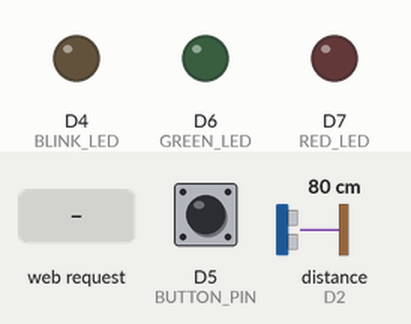
The sketch below on a simulated ESP8266 (NodeMCU). On the bench: output pins drawn as LEDs (lit = HIGH). The inputs (shaded band) are chosen by the test bench; at power-on: distance to the obstacle (sensor on D2) 80 cm, D5 (BUTTON_PIN) HIGH. The echo pulse lasts 58.3 µs per cm; WiFi joins after 1.5 s; servers stay silent unless stated; uploads are accepted with an empty reply; pins used as bus, display or sensor lines are not drawn; what the sketch prints to the serial monitor is not drawn.

Above: at 3.7 s.
3.8 s: distance to the obstacle (sensor on D2) set to 2 cm
At 10.3 s:
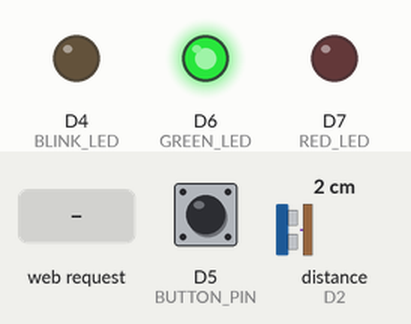
17.8 s: HTTP request GET /blink_led received
At 18.2 s:
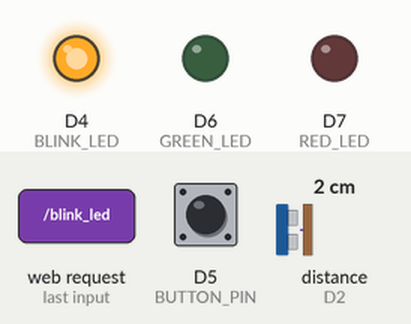
21.3 s: distance to the obstacle (sensor on D2) set to 9 cm
31.5 s: distance to the obstacle (sensor on D2) set to 12 cm
At 40.4 s:
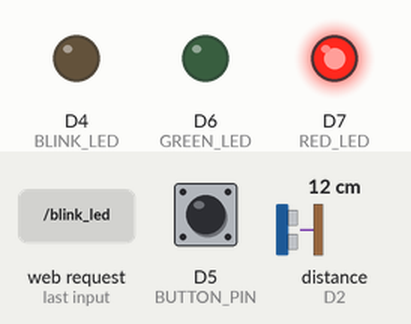
42.0 s: D5 (BUTTON_PIN) pulled LOW for 0.15 s
At 43.3 s:
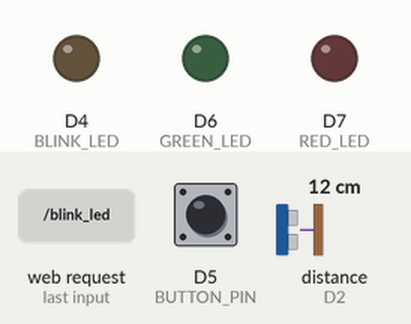
43.6 s: distance to the obstacle (sensor on D2) set to 4 cm
At 50.3 s:
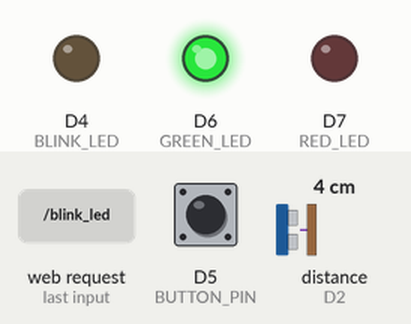
Timing chart, 0 to 52.0 s (numbered marks = the images above; inputs shaded):
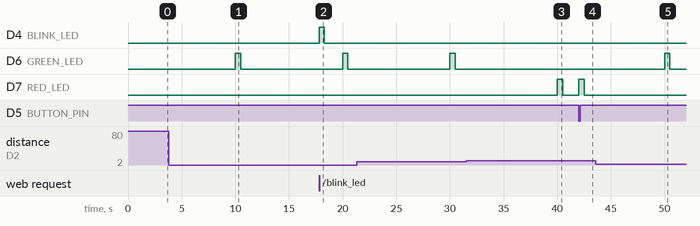

Measured:
- the behaviour switches between 10 and 11 cm on distance to the obstacle (sensor on D2) (found by bisection; images 2 and 3)
- after the input at 3.8 s, D6 (GREEN_LED): LOW → HIGH after 6.2 s, → LOW 0.50 s later; D7 (RED_LED): stays LOW (without the input it goes to HIGH after 6.2 s)
- after the input at 17.8 s, D4 (BLINK_LED): LOW → HIGH at once, → LOW 0.50 s later
- after the input at 31.5 s, D6 (GREEN_LED): stays LOW (without the input it goes to HIGH after 8.5 s); D7 (RED_LED): LOW → HIGH after 8.5 s, → LOW 0.50 s later
- after the input at 42.0 s, D7 (RED_LED): LOW → HIGH at once, → LOW 0.50 s later
- after the input at 43.6 s, D6 (GREEN_LED): LOW → HIGH after 6.4 s, → LOW 0.50 s later; D7 (RED_LED): stays LOW (without the input it goes to HIGH after 6.4 s)

The sketch:

esp8266_pushbutton_hcsr04_ledblinkfromserver.ino
```cpp
#include <ESP8266WiFi.h>
#include <ESP8266HTTPClient.h>
#include <ESP8266WebServer.h>

// WiFi Credentials
//const char* ssid = "KingsMan";
//const char* password = "#Iammhm#hw";
//const char* serverName = "http://192.168.1.6/Cattle_Management_IOT/distance.php";


//UIU
 const char* ssid = "UIU-STUDENT";
 const char* password = "12345678";
 const char* serverName = "http://10.15.18.188/Cattle_Management_IOT/distance.php"; //Change it

ESP8266WebServer server(80); // Start a web server on port 80

// Ultrasonic Sensor Pins
const int TRIG_PIN = D1;
const int ECHO_PIN = D2;
const int BUTTON_PIN = D5;  // Button to manually trigger measurement

// LED Pins
const int GREEN_LED = D6;   // Green LED (distance ≤ 10cm)
const int RED_LED = D7;     // Red LED (distance > 10cm)
const int BLINK_LED = D4;   // LED controlled via PHP button


void handleBlink() {
    digitalWrite(BLINK_LED, HIGH);
    delay(500);
    digitalWrite(BLINK_LED, LOW);
    server.send(200, "text/plain", "LED Blinking!");
}


void setup() {
    Serial.begin(115200);
    delay(1000);

    pinMode(TRIG_PIN, OUTPUT);
    pinMode(ECHO_PIN, INPUT);
    pinMode(BUTTON_PIN, INPUT_PULLUP);
    pinMode(GREEN_LED, OUTPUT);
    pinMode(RED_LED, OUTPUT);
    pinMode(BLINK_LED, OUTPUT);
    digitalWrite(BLINK_LED, LOW);

    Serial.println("Connecting to WiFi...");
    WiFi.begin(ssid, password);

    while (WiFi.status() != WL_CONNECTED) {
        delay(500);
        Serial.print(".");
    }

    Serial.println("\nConnected to WiFi!");
    Serial.print("IP Address: ");
    Serial.println(WiFi.localIP());

    // Handle LED Blink Request from PHP
    server.on("/blink_led", handleBlink);
    server.begin();
}

void loop() {
    server.handleClient();  // Listen for PHP requests

    static unsigned long lastMillis = 0;
    unsigned long currentMillis = millis();
    int buttonState = digitalRead(BUTTON_PIN);

    if (buttonState == LOW) {
        Serial.println("Button Pressed!!");
        takeAndSendReading();

        while (digitalRead(BUTTON_PIN) == LOW) { delay(10); }
        delay(50);
    }

    if (currentMillis - lastMillis >= 10000) {
        lastMillis = currentMillis;
        Serial.println("Taking scheduled reading...");
        takeAndSendReading();
    }
}

void takeAndSendReading() {
    float distance = getDistance();
    if (distance != -1) {
        Serial.print("Distance: ");
        Serial.print(distance);
        Serial.println(" cm");

        controlLEDs(distance);
        sendDataToServer(distance);
    } else {
        Serial.println("Sensor Timeout or Out of Range");
    }
}

float getDistance() {
    digitalWrite(TRIG_PIN, LOW);
    delayMicroseconds(2);
    digitalWrite(TRIG_PIN, HIGH);
    delayMicroseconds(10);
    digitalWrite(TRIG_PIN, LOW);

    long duration = pulseIn(ECHO_PIN, HIGH);
    if (duration == 0) return -1; // No response, sensor out of range

    float distance = duration * 0.034 / 2;
    return distance;
}

void controlLEDs(float distance) {
    if (distance <= 10) {
        digitalWrite(GREEN_LED, HIGH);
        digitalWrite(RED_LED, LOW);
        delay(500);
        digitalWrite(GREEN_LED, LOW);
    } else {
        digitalWrite(RED_LED, HIGH);
        digitalWrite(GREEN_LED, LOW);
        delay(500);
        digitalWrite(RED_LED, LOW);
    }
}

void blinkLED() {
    for (int i = 0; i < 3; i++) {
        digitalWrite(BLINK_LED, HIGH);
        delay(300);
        digitalWrite(BLINK_LED, LOW);
        delay(300);
    }
}

void sendDataToServer(float distance) {
    if (WiFi.status() == WL_CONNECTED) {
        WiFiClient wifiClient;
        HTTPClient http;

        String url = String(serverName) + "?distance=" + String(distance, 2);
        Serial.print("Sending request to: ");
        Serial.println(url);

        http.begin(wifiClient, url);
        int httpResponseCode = http.GET();

        if (httpResponseCode > 0) {
            String response = http.getString();
            Serial.println("Server Response: " + response);
        } else {
            Serial.printf("HTTP Error: %d\n", httpResponseCode);
        }

        http.end();
    } else {
        Serial.println("WiFi Disconnected!");
    }
}
```
